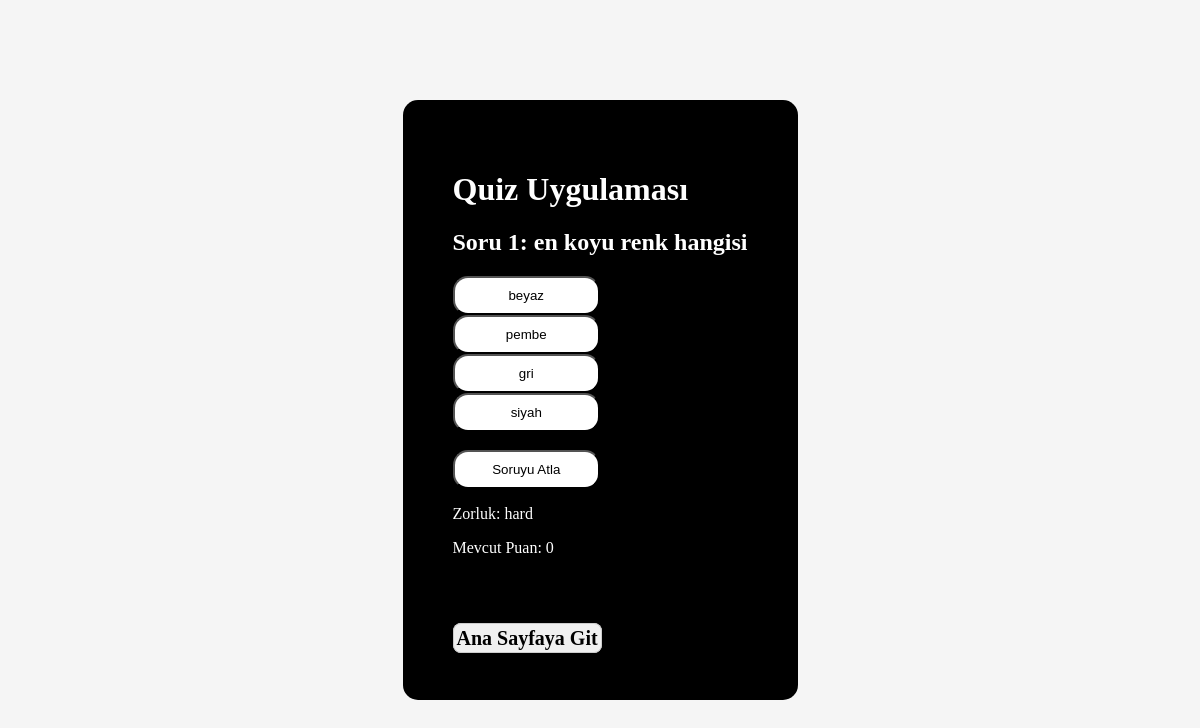
/quizNormal.php (signed in), run on the app's committed database.
### tables this page shows
CREATE TABLE "questions" (
	"indeks"	INTEGER,
	"question"	TEXT NOT NULL,
	"answer1"	TEXT NOT NULL,
	"answer2"	TEXT NOT NULL,
	"answer3"	TEXT NOT NULL,
	"answer4"	TEXT NOT NULL,
	"ranswer"	INTEGER NOT NULL,
	"difficulty"	TEXT NOT NULL,
	PRIMARY KEY("indeks" AUTOINCREMENT)
);

### functions/functions.php (called while the page is built, shortened)
<?php
function getStudentSubmissionsNot($id) {
    include "db.php";
    $query = "SELECT * FROM questions WHERE indeks NOT IN (SELECT questId FROM submissions WHERE solverId = :id) ORDER BY indeks ASC";
    $statement = $pdo->prepare($query);
    $statement->execute(['id' => $id]);
    return $statement->fetchAll();
}
?>

### quizNormal.php (the view, shortened to what this page needs)
<?php
include "functions/functions.php";
$id = $_SESSION['id'];
if (!isset($_SESSION['quiz_started'])) {
    $_SESSION['questions'] = getStudentSubmissionsNot($id);
    }
$currentQuestion = $_SESSION['questions'][$_SESSION['currentQIndex']];
?>
<!DOCTYPE html>
<html lang="tr">
<head>
    <link rel="stylesheet" href="style.css">
</head>
<body>
<div class="navbarContainer">
    <h1>Quiz Uygulaması</h1>
    <div class="quiz">
        <h2>Soru <?php echo $_SESSION['currentQIndex'] + 1; ?>: <?php echo $currentQuestion['question']; ?></h2>
        <form method="post">
            <button type="submit" name="answer" value="1"><?php echo $currentQuestion['answer1']; ?></button>
            <button type="submit" name="answer" value="2"><?php echo $currentQuestion['answer2']; ?></button>
            <button type="submit" name="answer" value="3"><?php echo $currentQuestion['answer3']; ?></button>
            <button type="submit" name="answer" value="4"><?php echo $currentQuestion['answer4']; ?></button>
            <br><br>
            <button type="submit" name="skip" value="1">Soruyu Atla</button>
        </form>
        <p>Zorluk: <?php echo $currentQuestion['difficulty']; ?></p>
        <p>Mevcut Puan: <?php echo $_SESSION['score']; ?></p>
    </div>
    <br><br><br>
    <a href='quizNormal.php?reset=1' class='questionListButton'>Ana Sayfaya Git</a>
</div>
</body>
</html>

### style.css (style rules this page uses)
body { background-color: #f5f5f5; display: flex; justify-content: center; align-items: center; height: 100vh; margin: 0; }
button { width: 50%; padding: 10px; background-color: #fff; border-radius: 15px; cursor: pointer; transition: 0.3s; }
.navbarContainer { position: relative; background-color: black; color: white; padding: 50px; border-radius: 15px; }
a { text-decoration: none; color: black; font-size: 20px; font-weight: bold; }
.questionListButton { text-align: center; background-color: #f0f0f0; border: 1px solid #ccc; padding: 3px; border-radius: 8px; width: 200px; height: 10px; box-shadow: 0 2px 4px rgba(0, 0, 0, 0.1); }

### data on the page
questions: question "en koyu renk hangisi", answer1 "beyaz", answer2 "pembe", answer3 "gri", answer4 "siyah", difficulty "hard"

### other printed values
$_SESSION['currentQIndex'] + 1 "1"
$_SESSION['score'] "0"
